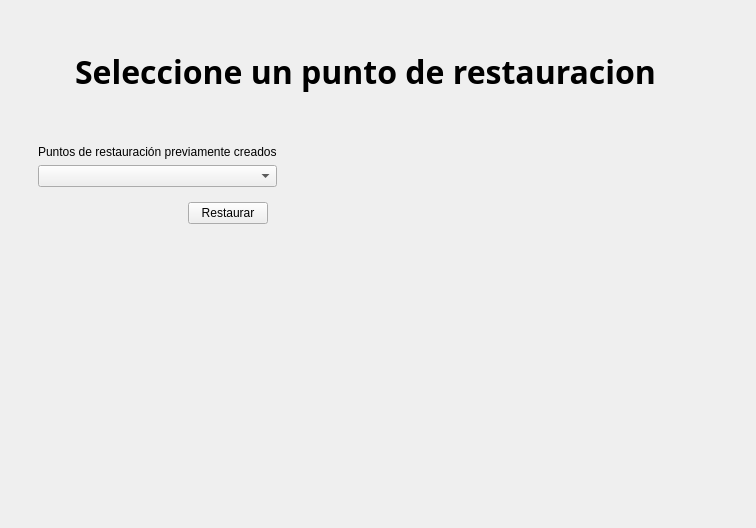
<?xml version="1.0" encoding="UTF-8"?>
<ui version="4.0">
 <class>Form</class>
 <widget class="QWidget" name="Form">
  <property name="geometry">
   <rect>
    <x>0</x>
    <y>0</y>
    <width>756</width>
    <height>528</height>
   </rect>
  </property>
  <property name="windowTitle">
   <string>Form</string>
  </property>
  <layout class="QGridLayout" name="gridLayout_2">
   <item row="0" column="0">
    <widget class="QWidget" name="widget_5" native="true">
     <layout class="QVBoxLayout" name="verticalLayout_2">
      <item>
       <spacer name="verticalSpacer">
        <property name="orientation">
         <enum>Qt::Vertical</enum>
        </property>
        <property name="sizeType">
         <enum>QSizePolicy::Fixed</enum>
        </property>
        <property name="sizeHint" stdset="0">
         <size>
          <width>20</width>
          <height>20</height>
         </size>
        </property>
       </spacer>
      </item>
      <item>
       <widget class="QWidget" name="widget" native="true">
        <layout class="QHBoxLayout" name="horizontalLayout">
         <item>
          <widget class="QLabel" name="label_2">
           <property name="minimumSize">
            <size>
             <width>40</width>
             <height>40</height>
            </size>
           </property>
           <property name="maximumSize">
            <size>
             <width>40</width>
             <height>40</height>
            </size>
           </property>
           <property name="text">
            <string/>
           </property>
           <property name="pixmap">
            <pixmap resource="resources.qrc">:/icons/img/icons/Nout.png</pixmap>
           </property>
           <property name="scaledContents">
            <bool>true</bool>
           </property>
          </widget>
         </item>
         <item>
          <widget class="QLabel" name="label">
           <property name="font">
            <font>
             <family>Segoe UI Variable Display Semib</family>
             <pointsize>24</pointsize>
             <weight>75</weight>
             <bold>true</bold>
            </font>
           </property>
           <property name="text">
            <string>Seleccione un punto de restauracion</string>
           </property>
          </widget>
         </item>
         <item>
          <spacer name="horizontalSpacer">
           <property name="orientation">
            <enum>Qt::Horizontal</enum>
           </property>
           <property name="sizeHint" stdset="0">
            <size>
             <width>570</width>
             <height>20</height>
            </size>
           </property>
          </spacer>
         </item>
        </layout>
       </widget>
      </item>
     </layout>
    </widget>
   </item>
   <item row="1" column="0">
    <widget class="QWidget" name="widget_6" native="true">
     <layout class="QGridLayout" name="gridLayout">
      <item row="0" column="0">
       <widget class="QWidget" name="widget_4" native="true">
        <layout class="QHBoxLayout" name="horizontalLayout_3">
         <item>
          <widget class="QWidget" name="widget_2" native="true">
           <layout class="QVBoxLayout" name="verticalLayout">
            <item>
             <widget class="QLabel" name="label_3">
              <property name="text">
               <string>Puntos de restauración previamente creados</string>
              </property>
             </widget>
            </item>
            <item>
             <widget class="QComboBox" name="comboBox">
              <property name="currentText">
               <string/>
              </property>
             </widget>
            </item>
            <item>
             <widget class="QWidget" name="widget_3" native="true">
              <layout class="QHBoxLayout" name="horizontalLayout_2">
               <item>
                <spacer name="horizontalSpacer_2">
                 <property name="orientation">
                  <enum>Qt::Horizontal</enum>
                 </property>
                 <property name="sizeHint" stdset="0">
                  <size>
                   <width>112</width>
                   <height>20</height>
                  </size>
                 </property>
                </spacer>
               </item>
               <item>
                <widget class="QPushButton" name="pushButton">
                 <property name="text">
                  <string>Restaurar</string>
                 </property>
                 <property name="icon">
                  <iconset resource="resources.qrc">
                   <normaloff>:/icons/img/icons/restore.png</normaloff>:/icons/img/icons/restore.png</iconset>
                 </property>
                </widget>
               </item>
              </layout>
             </widget>
            </item>
           </layout>
          </widget>
         </item>
         <item>
          <spacer name="horizontalSpacer_3">
           <property name="orientation">
            <enum>Qt::Horizontal</enum>
           </property>
           <property name="sizeHint" stdset="0">
            <size>
             <width>97</width>
             <height>20</height>
            </size>
           </property>
          </spacer>
         </item>
        </layout>
       </widget>
      </item>
      <item row="0" column="1">
       <spacer name="horizontalSpacer_4">
        <property name="orientation">
         <enum>Qt::Horizontal</enum>
        </property>
        <property name="sizeHint" stdset="0">
         <size>
          <width>354</width>
          <height>20</height>
         </size>
        </property>
       </spacer>
      </item>
      <item row="1" column="0">
       <spacer name="verticalSpacer_2">
        <property name="orientation">
         <enum>Qt::Vertical</enum>
        </property>
        <property name="sizeHint" stdset="0">
         <size>
          <width>20</width>
          <height>249</height>
         </size>
        </property>
       </spacer>
      </item>
     </layout>
    </widget>
   </item>
  </layout>
 </widget>
 <resources>
  <include location="resources.qrc"/>
  <include location="../../AppData/Local/Programs/Python/Python313/Lib/site-packages/QtDesigner/resources.qrc"/>
 </resources>
 <connections/>
</ui>
